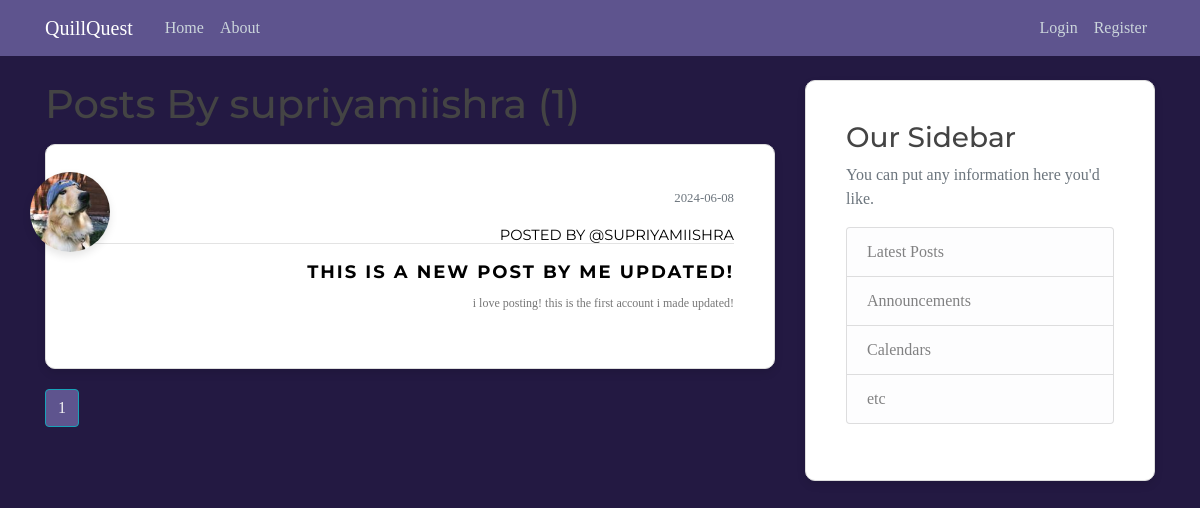
The app's page /user/supriyamiishra, older data.
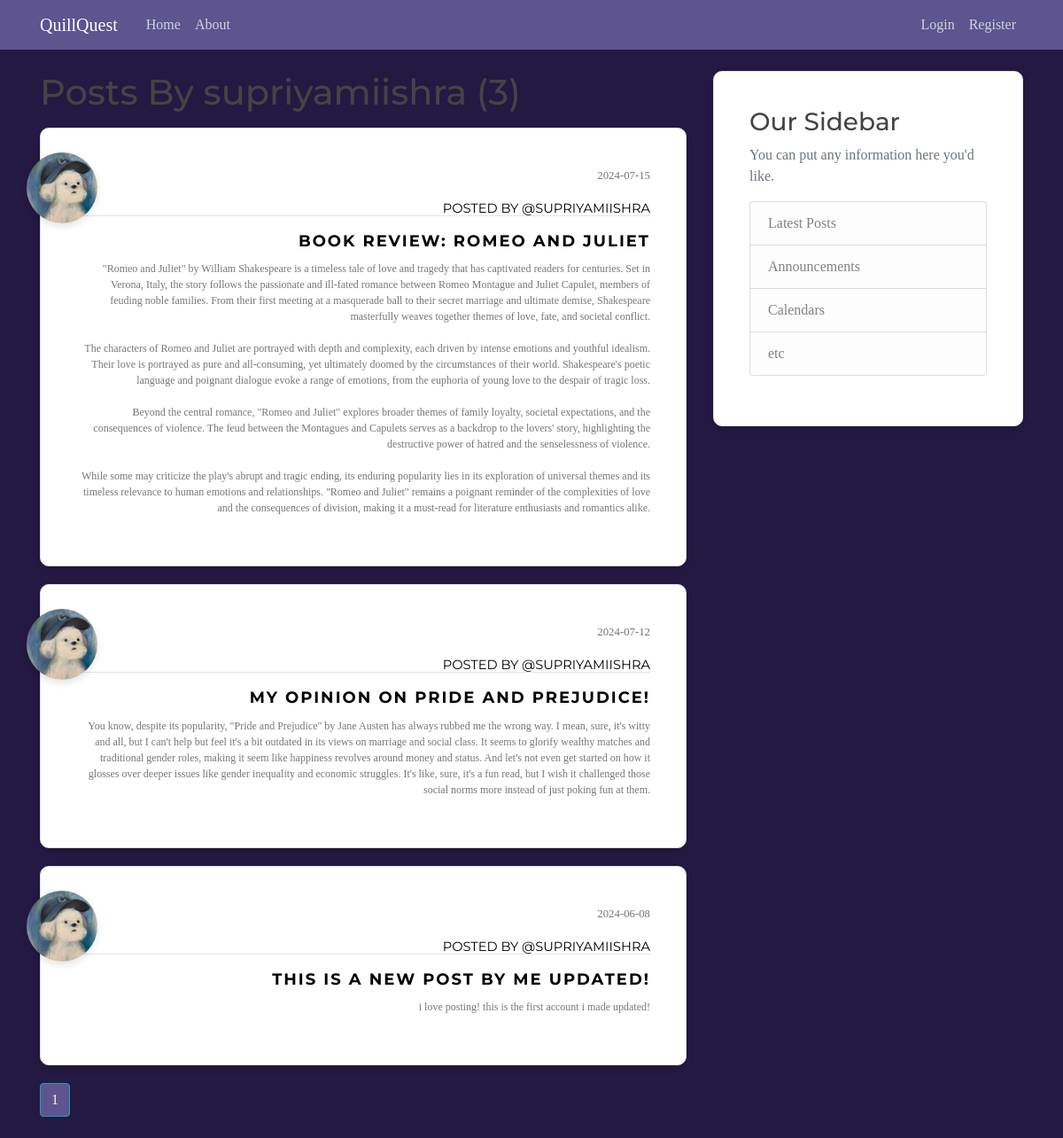
The same page, newer data.
### flaskblog/models.py (models this page shows, shortened)
class User(db.Model, UserMixin): #import from db.Model
    __tablename__ = "user"
    id = db.Column(db.Integer, primary_key= True )
    username = db.Column(db.String(20), unique= True, nullable= False)
    email = db.Column(db.String(120), unique= True, nullable= False)
    image_file = db.Column(db.String(120), nullable= False, default = 'default.jpeg') #hashing for length
    password = db.Column(db.String(60), nullable= False)
    posts = db.relationship ('Post', backref = 'author', lazy =  True) #one-to-many relationship; backref: author attribute to get user of post ; lazy: loads in one go

class Post(db.Model):
    __tablename__ = "post"
    id = db.Column(db.Integer, primary_key= True )
    title = db.Column(db.String(100), nullable= False)
    date_posted= db.Column(db.DateTime, nullable= False, default= datetime.utcnow ) # no (): function as arguement; not current time
    content = db.Column(db.Text, nullable= False)
    user_id = db.Column( db.Integer, db.ForeignKey('user.id'), nullable = False) #lowercase user not class; table and column name

### flaskblog/users/routes.py (the view)
@users.route("/user/<string:username>")
def user_posts(username):
    page = request.args.get('page',1,type=int)
    user = User.query.filter_by(username = username).first_or_404() #getting the user
    posts = Post.query.filter_by(author = user)\
            .order_by(Post.date_posted.desc())\
            .paginate(per_page= 5)  #filter by the user who is the author of the posts
    return render_template('user_posts.html',  posts = posts, user = user)

### flaskblog/templates/user_posts.html
{% extends "layout.html" %}
{% block content %}
    <h1 class="mb-3"> Posts By {{ user.username }} ({{ posts.total }}) </h1>
    {% for post in posts.items %}
      <article class="media content-section">
        <img class="rounded-circle article-img" style="width: 80px; height: 80px; box-shadow: 0 4px 8px rgba(0, 0, 0, 0.1);" src="{{ url_for('static', filename='profile_pics/' + post.author.image_file) }}">
        <div class="media-body" style="text-align: right;">
            <div class="article-metadata">
              <small class="text-muted"> {{ post.date_posted.strftime('%Y-%m-%d') }}</small>
              <br>
              <a style="font-size: 11pt;" href="{{  url_for('users.user_posts', username=post.author.username)  }}"> posted by @{{ post.author.username }}</a>
            </div>
            <h2> <a class="article-title"  style="font-weight:bold;" href="{{ url_for('posts.post', post_id=post.id) }}">{{ post.title }}</a> </h2>
            <p class="article-content">{{ post.content }}</p>
        </div>
      </article>
    {% endfor %}
    {% for page_num in posts.iter_pages( left_edge = 1, right_edge=1, left_current=1, right_current=2 ) %}
      {% if page_num %}
        {% if posts.page == page_num %}
        <a href= " {{ url_for('users.user_posts', username=user.username, page=page_num)  }} " class= "btn btn-info mb-4" style="color: whitesmoke; background-color: #5e548e;" > {{ page_num }} </a>
        {% else %}
        <a href= " {{ url_for('users.user_posts', username=user.username, page=page_num) }} " class= "btn btn-outline-info mb-4"> {{ page_num }} </a>
        {% endif %}
      {% else %}
        ...
      {% endif %}
    {% endfor %}
{% endblock %}

### flaskblog/templates/layout.html (shortened to what this page needs)
<!DOCTYPE html>
<html lang="en">
<head>
    <link rel="stylesheet" href="https://cdn.jsdelivr.net/npm/bootstrap@4.4.1/dist/css/bootstrap.min.css">
    <link rel="stylesheet" type="text/css" href="{{ url_for('static', filename='main.css') }}">
</head>
<body>
    <header class="site-header">
        <nav class="navbar navbar-expand-md navbar-dark bg-steel fixed-top">
          <div class="container">
            <a class="navbar-brand mr-4" href="/">QuillQuest</a>
            <div class="collapse navbar-collapse" id="navbarToggle">
              <div class="navbar-nav mr-auto">
                <a class="nav-item nav-link" href="{{ url_for('main.home') }}">Home</a>
                <a class="nav-item nav-link" href="{{ url_for('main.about') }}">About</a>
              </div>
              <div class="navbar-nav">
                {% if current_user.is_authenticated %}
                  <a class="nav-item nav-link" href="{{ url_for('posts.new_post') }}">New Post</a>
                  <a class="nav-item nav-link" href="{{ url_for('users.account') }}">Account</a>
                  <a class="nav-item nav-link" href="{{ url_for('users.logout') }}">Logout</a>
                {% else %}
                  <a class="nav-item nav-link" href="{{ url_for('users.login') }}">Login</a>
                  <a class="nav-item nav-link" href="{{ url_for('users.register') }}">Register</a>
                {% endif %}
              </div>
            </div>
          </div>
        </nav>
     </header>
     <main role="main" class="container">
        <div class="row">
          <div class="col-md-8">
            {% block content %}{% endblock %}
          </div>
          <div class="col-md-4">
            <div class="content-section">
              <h3>Our Sidebar</h3>
              <p class='text-muted'>You can put any information here you'd like.
                <ul class="list-group">
                  <li class="list-group-item list-group-item-light">Latest Posts</li>
                  <li class="list-group-item list-group-item-light">Announcements</li>
                  <li class="list-group-item list-group-item-light">Calendars</li>
                  <li class="list-group-item list-group-item-light">etc</li>
                </ul>
              </p>
            </div>
          </div>
        </div>
     </main>
</body>
</html>

### flaskblog/static/main.css (style rules this page uses)
body { background: #231942; color: #777; font-family: 'Merriweather', serif; font-size: 16px; margin-top: 5rem; }
h1, h2, h3, h4, h5, h6 { color: #444444; font-family: 'Montserrat', sans-serif; }
.bg-steel { background-color: #5e548e; }
.site-header .navbar-nav .nav-link { color: #cbd5db; }
.content-section { background: #ffffff; padding: 40px; border: 1px solid #dddddd; border-radius: 10px; box-shadow: 0 4px 8px rgba(0, 0, 0, 0.1); margin-bottom: 20px; position: relative; transition: 0.4s; }
.content-section::before { content: ""; position: absolute; bottom: 0; height: 2px; width: 0%; background: #333333; right: 0; transition: width 0.4s; }
.article-title { color: black; font-size: 18px; margin-top: 25px; letter-spacing: 2px; text-transform: uppercase; }
.article-content { white-space: pre-line; font-size: 12px; }
.article-img { height: 65px; width: 65px; margin-right: 16px; position: absolute; top: 27px; left: -16px; cursor: pointer; }
.article-metadata { padding-bottom: 1px; margin-bottom: 4px; border-bottom: 1px solid #e3e3e3; }
.article-metadata a { font-family: 'Montserrat', sans-serif; font-size: 12px; text-transform: uppercase; color: black; margin-top: 10px; transition: 0.4s; display: inline-block; top: 5px; position: relative; }

Row changes from the older to the newer data that the page shows:
added Post: image_file (picture), date_posted "2024-07-15", author.username "SUPRIYAMIISHRA", title "BOOK REVIEW: ROMEO AND JULIET", content "\"Romeo and Juliet\" by William Shakespeare is a timeless tale of love and tragedy that has captivated readers for centuries. Set in Verona, Italy, the story follows the passionate and ill-fated romance between Romeo Montague and Juliet Capulet, members of feuding noble families. From their first meeting at a masquerade ball to their secret marriage and ultimate demise, Shakespeare masterfully weaves together themes of love, fate, and societal conflict. The characters of Romeo and Juliet are portrayed with depth and complexity, each driven by intense emotions and youthful idealism. Their love is portrayed as pure and all-consuming, yet ultimately doomed by the circumstances of their world.…"
added Post: image_file (picture), date_posted "2024-07-12", author.username "SUPRIYAMIISHRA", title "MY OPINION ON PRIDE AND PREJUDICE!", content "You know, despite its popularity, \"Pride and Prejudice\" by Jane Austen has always rubbed me the wrong way. I mean, sure, it's witty and all, but I can't help but feel it's a bit outdated in its views on marriage and social class. It seems to glorify wealthy matches and traditional gender roles, making it seem like happiness revolves around money and status. And let's not even get started on how it glosses over deeper issues like gender inequality and economic struggles. It's like, sure, it's a fun read, but I wish it challenged those social norms more instead of just poking fun at them."
changed through a linked row, Post "THIS IS A NEW POST BY ME UPDATED!": image_file: a different picture
Text that changed along with them:
{{ posts.total }}: "1" → "3"
